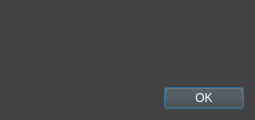
<?xml version="1.0" encoding="UTF-8"?>
<ui version="4.0">
 <class>Dialog_error</class>
 <widget class="QDialog" name="Dialog_error">
  <property name="geometry">
   <rect>
    <x>0</x>
    <y>0</y>
    <width>255</width>
    <height>120</height>
   </rect>
  </property>
  <property name="sizePolicy">
   <sizepolicy hsizetype="Fixed" vsizetype="Fixed">
    <horstretch>0</horstretch>
    <verstretch>0</verstretch>
   </sizepolicy>
  </property>
  <property name="maximumSize">
   <size>
    <width>640</width>
    <height>480</height>
   </size>
  </property>
  <property name="styleSheet">
   <string notr="true">QWidget{
	background-color: rgb(67, 67, 67);
	color: rgb(255, 255, 255);
}</string>
  </property>
  <layout class="QVBoxLayout" name="verticalLayout">
   <item>
    <widget class="QLabel" name="label">
     <property name="alignment">
      <set>Qt::AlignCenter</set>
     </property>
    </widget>
   </item>
   <item>
    <widget class="QDialogButtonBox" name="buttonBox">
     <property name="orientation">
      <enum>Qt::Horizontal</enum>
     </property>
     <property name="standardButtons">
      <set>QDialogButtonBox::Ok</set>
     </property>
    </widget>
   </item>
  </layout>
 </widget>
 <resources/>
 <connections>
  <connection>
   <sender>buttonBox</sender>
   <signal>accepted()</signal>
   <receiver>Dialog_error</receiver>
   <slot>accept()</slot>
   <hints>
    <hint type="sourcelabel">
     <x>248</x>
     <y>254</y>
    </hint>
    <hint type="destinationlabel">
     <x>157</x>
     <y>274</y>
    </hint>
   </hints>
  </connection>
  <connection>
   <sender>buttonBox</sender>
   <signal>rejected()</signal>
   <receiver>Dialog_error</receiver>
   <slot>reject()</slot>
   <hints>
    <hint type="sourcelabel">
     <x>316</x>
     <y>260</y>
    </hint>
    <hint type="destinationlabel">
     <x>286</x>
     <y>274</y>
    </hint>
   </hints>
  </connection>
 </connections>
</ui>
